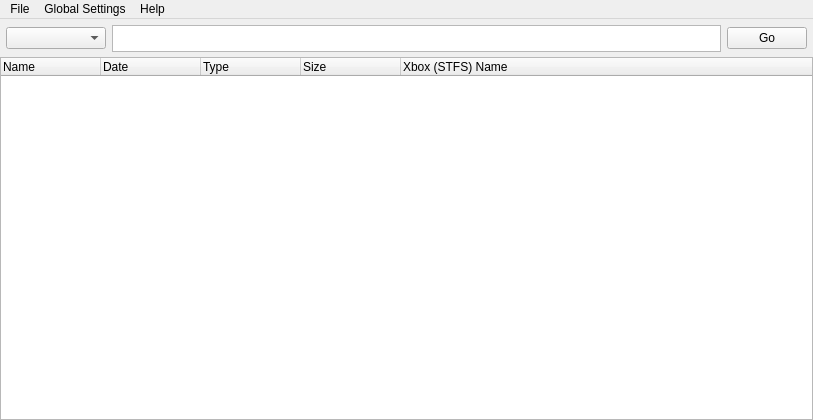
<?xml version="1.0" encoding="UTF-8"?>
<ui version="4.0">
 <author>Lander Brandt</author>
 <class>MainFormClass</class>
 <widget class="QMainWindow" name="MainFormClass">
  <property name="geometry">
   <rect>
    <x>0</x>
    <y>0</y>
    <width>813</width>
    <height>420</height>
   </rect>
  </property>
  <property name="windowTitle">
   <string>Up</string>
  </property>
  <property name="windowOpacity">
   <double>1.000000000000000</double>
  </property>
  <property name="layoutDirection">
   <enum>Qt::LeftToRight</enum>
  </property>
  <property name="iconSize">
   <size>
    <width>16</width>
    <height>16</height>
   </size>
  </property>
  <widget class="QWidget" name="centralWidget">
   <layout class="QVBoxLayout" name="verticalLayout">
    <property name="spacing">
     <number>5</number>
    </property>
    <property name="margin">
     <number>0</number>
    </property>
    <item>
     <layout class="QHBoxLayout" name="horizontalLayout">
      <property name="leftMargin">
       <number>6</number>
      </property>
      <property name="topMargin">
       <number>6</number>
      </property>
      <property name="rightMargin">
       <number>6</number>
      </property>
      <item>
       <widget class="QComboBox" name="activeDevicesComboBox">
        <property name="minimumSize">
         <size>
          <width>100</width>
          <height>0</height>
         </size>
        </property>
       </widget>
      </item>
      <item>
       <widget class="QTextEdit" name="textEdit">
        <property name="sizePolicy">
         <sizepolicy hsizetype="Expanding" vsizetype="Fixed">
          <horstretch>0</horstretch>
          <verstretch>0</verstretch>
         </sizepolicy>
        </property>
        <property name="maximumSize">
         <size>
          <width>16777215</width>
          <height>27</height>
         </size>
        </property>
        <property name="verticalScrollBarPolicy">
         <enum>Qt::ScrollBarAlwaysOff</enum>
        </property>
       </widget>
      </item>
      <item>
       <widget class="QPushButton" name="pushButton">
        <property name="layoutDirection">
         <enum>Qt::LeftToRight</enum>
        </property>
        <property name="text">
         <string>Go</string>
        </property>
        <property name="icon">
         <iconset resource="MainForm.qrc">
          <normaloff>:/File System Icons/iForward</normaloff>:/File System Icons/iForward</iconset>
        </property>
       </widget>
      </item>
     </layout>
    </item>
    <item>
     <widget class="QTreeWidget" name="fileSystemTree">
      <property name="sizePolicy">
       <sizepolicy hsizetype="Expanding" vsizetype="Expanding">
        <horstretch>1</horstretch>
        <verstretch>1</verstretch>
       </sizepolicy>
      </property>
      <property name="contextMenuPolicy">
       <enum>Qt::ActionsContextMenu</enum>
      </property>
      <property name="frameShape">
       <enum>QFrame::StyledPanel</enum>
      </property>
      <property name="alternatingRowColors">
       <bool>true</bool>
      </property>
      <property name="selectionMode">
       <enum>QAbstractItemView::ExtendedSelection</enum>
      </property>
      <property name="iconSize">
       <size>
        <width>24</width>
        <height>24</height>
       </size>
      </property>
      <property name="autoExpandDelay">
       <number>-1</number>
      </property>
      <property name="animated">
       <bool>true</bool>
      </property>
      <property name="wordWrap">
       <bool>true</bool>
      </property>
      <column>
       <property name="text">
        <string>Name</string>
       </property>
      </column>
      <column>
       <property name="text">
        <string>Date</string>
       </property>
      </column>
      <column>
       <property name="text">
        <string>Type</string>
       </property>
       <property name="font">
        <font>
         <italic>false</italic>
         <kerning>true</kerning>
        </font>
       </property>
      </column>
      <column>
       <property name="text">
        <string>Size</string>
       </property>
      </column>
      <column>
       <property name="text">
        <string>Xbox (STFS) Name</string>
       </property>
      </column>
     </widget>
    </item>
   </layout>
  </widget>
  <widget class="QMenuBar" name="menuBar">
   <property name="geometry">
    <rect>
     <x>0</x>
     <y>0</y>
     <width>813</width>
     <height>22</height>
    </rect>
   </property>
   <widget class="QMenu" name="menuFile">
    <property name="title">
     <string>File</string>
    </property>
    <addaction name="actionLoad_Devices"/>
    <addaction name="actionClose_Device"/>
    <addaction name="separator"/>
    <addaction name="action_Exit"/>
   </widget>
   <widget class="QMenu" name="menuHelp">
    <property name="title">
     <string>Help</string>
    </property>
    <addaction name="actionAbout"/>
   </widget>
   <widget class="QMenu" name="menuGlobal_Settings">
    <property name="title">
     <string>Global Settings</string>
    </property>
   </widget>
   <addaction name="menuFile"/>
   <addaction name="menuGlobal_Settings"/>
   <addaction name="menuHelp"/>
  </widget>
  <action name="actionClose_Device">
   <property name="text">
    <string>&amp;Close All Devices</string>
   </property>
   <property name="shortcut">
    <string>Ctrl+C</string>
   </property>
  </action>
  <action name="action_Exit">
   <property name="text">
    <string>&amp;Exit</string>
   </property>
  </action>
  <action name="actionAbout">
   <property name="text">
    <string>About</string>
   </property>
  </action>
  <action name="actionLoad_Devices">
   <property name="text">
    <string>&amp;Load Devices</string>
   </property>
   <property name="shortcut">
    <string>Ctrl+L</string>
   </property>
  </action>
  <action name="actionCopy_File_to_Local_Disk">
   <property name="text">
    <string>Copy to Local Disk</string>
   </property>
  </action>
  <action name="actionRename">
   <property name="text">
    <string>Rename</string>
   </property>
  </action>
  <action name="actionDelete">
   <property name="text">
    <string>Delete</string>
   </property>
  </action>
  <action name="actionMove">
   <property name="text">
    <string>Move</string>
   </property>
  </action>
  <action name="actionCopy_Folder_from_Local_Disk">
   <property name="text">
    <string>Copy Folder from Local Disk</string>
   </property>
  </action>
  <action name="actionCopy_File_from_Local_Disk">
   <property name="text">
    <string>Copy File from Local Disk</string>
   </property>
  </action>
 </widget>
 <layoutdefault spacing="6" margin="11"/>
 <resources>
  <include location="MainForm.qrc"/>
 </resources>
 <connections/>
</ui>
